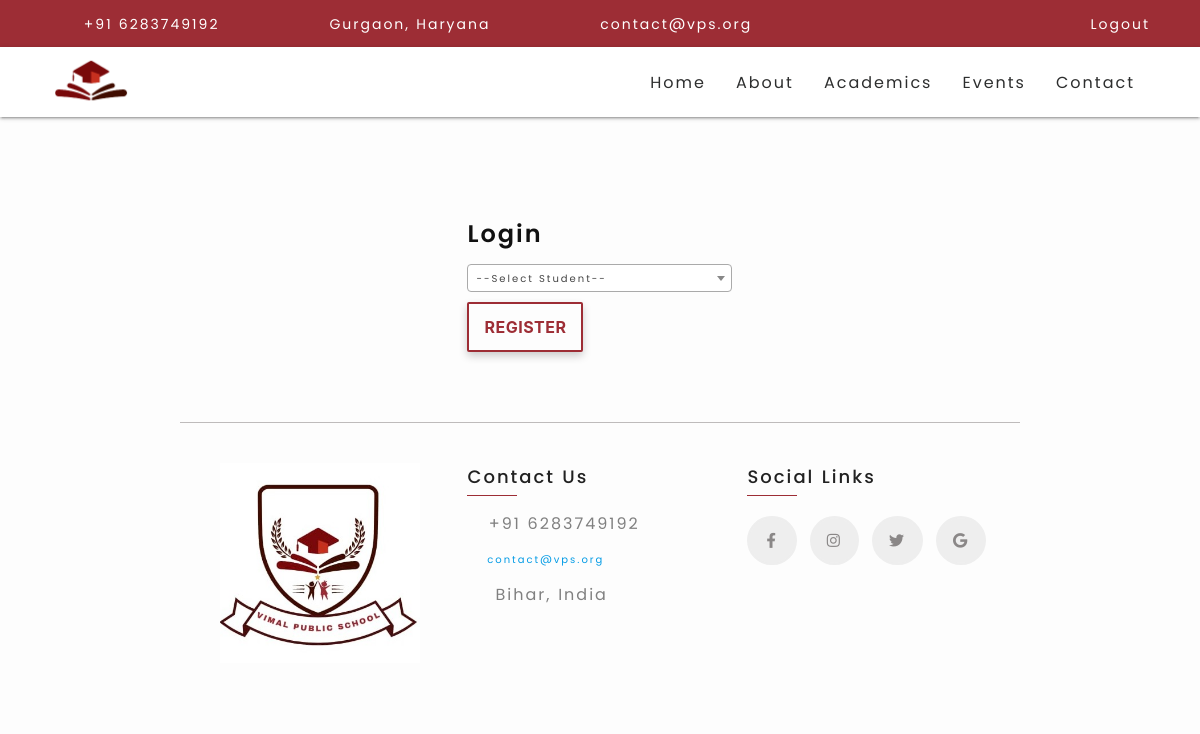
/register/ (signed in), run on an earlier commit of the app's database.
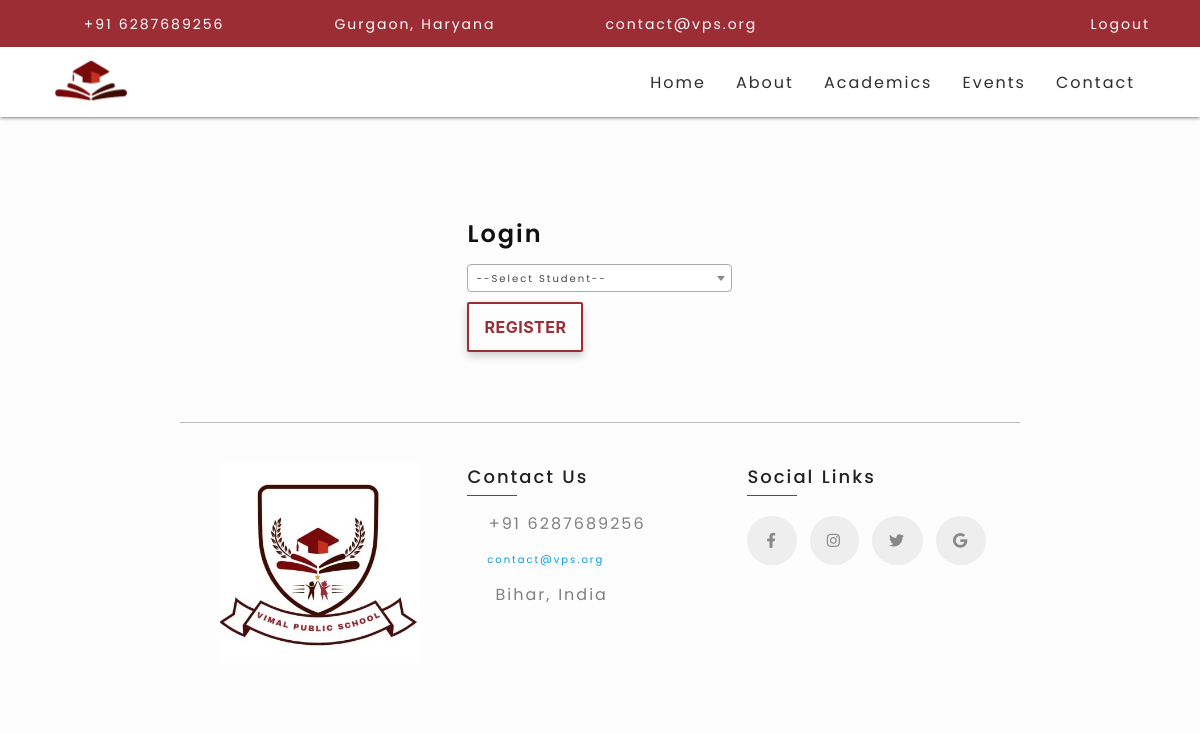
And on a later commit of the database.
### aboutAndStaffs/models.py (models this page shows, shortened)
class About(models.Model):
    logo = models.ImageField(upload_to="images")
    description = models.TextField(max_length=500)
    facebook = models.URLField(null=True)
    instagram = models.URLField(null=True)
    twitter = models.URLField(null=True)
    email = models.EmailField(null=True)
    contact = models.IntegerField(default=0)
    school_address = models.CharField(max_length=20, null=True)
    about_video = models.FileField(upload_to="video")

### student/views.py (the view, shortened to what this page needs)
# urls.py: path('register/', student_views.register_students, name='register_students'),
def register_students(request):
    if request.user.is_authenticated:
        if request.user.is_staff:
            students = Student.objects.all().filter(user_created=0)
            return render(request, 'student/register_student.html', {'students':students})
        else:
            return HttpResponseRedirect('/login/')
    else:
        return HttpResponseRedirect('/admin/')

### vpsBase/context_processor.py (called while the page is built)
def render_footer(request):
    footer_content = About.objects.all()[0]
    isuser = request.user.is_authenticated
    return {
        'about_content': footer_content,
        'isuser': isuser
    }

### student/templates/student/register_student.html (shortened to what this page needs)
{% extends 'vpsBase/base.html' %}
{% load static %}
{% block style %}
{{ block.super }}
<link href="https://cdn.jsdelivr.net/npm/select2@4.1.0-rc.0/dist/css/select2.min.css" rel="stylesheet" />
{% endblock style %}
{% block content %}
<div class="container" style="margin-top:80px; margin-bottom:70px;">
    <div class="row justify-content-center">
        <div class="col s12 m4"></div>
        <div class="col s12 m4 d-flex flex-column">
             <h3>Login</h3>
             <form action="" method="post">
             <button type="submit" class="btn-block btn">Register</button>
             </form>
        </div>
        <div class="col s12 m4"></div>
    </div>
</div>
{% endblock content %}

### vpsBase/templates/vpsBase/navbar.html (shortened to what this page needs)
{% load static %}
<div class="navbar-top-panel ">
    <div class="navbar-top-panel-left">
      <ul>
        <li>
          <i class="fas fa-phone-alt"></i>
          <a href="tel:#">+91 {{ about_content.contact }}</a>
        </li>
        <li>
          <i class="fas fa-map-marker-alt"></i>
          <a href="#">Gurgaon, Haryana</a>
        </li>
        <li>
          <i class="fas fa-envelope-open"></i>
          <a href="mailto:#">{{ about_content.email }}</a>
        </li>
      </ul>
    </div>
    <div class="navbar-top-panel-right">
      {% if isuser %}
        <i class="fas fa-sign-in-alt"></i>
        <a href="{% url 'logout' %}">Logout</a>
      {% else %}
        <i class="fas fa-sign-in-alt"></i>
      <a href="{% url 'login' %}">Login</a>
      {% endif %}
    </div>
  </div>
  <nav>
    <div class="nav-wrapper">
      <a href="#" class="brand-logo"> <img src="{% static 'images/nav-brand-logo.png' %}" alt="vps_logo"></a>
      <ul class="right hide-on-med-and-down">
        <li><a href="{% url 'home' %}">Home</a></li>
        <li><a class="dropdown-trigger" href="#" data-target="about-dropdown">About</a></li>
        <li><a class="dropdown-trigger" href="#" data-target="academics-dropdown">Academics</a></li>
        <li><a href="{% url 'events' %}">Events</a></li>
        <li><a href="{% url 'contact' %}">Contact</a></li>
      </ul>
    </div>
  </nav>

### vpsBase/templates/vpsBase/footer.html (shortened to what this page needs)
{% load static %}
<div class="container">
  <div class="row justify-content-center my-20">
    <div class="col s12 l4 text-center">
     <img src="{% static 'images/vps-logo.jpeg' %}" alt="vps_logo" class="footer-logo">
    </div>
    <div class="col s12 l4 d-flex flex-column">
     <p class="footer-heading">Contact Us</p>
     <p style="color: grey">
        <i class="fas fa-phone" style="color: rgb(31, 30, 30)"></i
        >&nbsp;+91 {{ about_content.contact }}
      </p>
      <a href="mailto:contact@vps.com">
        <i class="fas fa-envelope" style="color: rgb(31, 30, 30)"></i
        >&nbsp;&nbsp;{{ about_content.email }}
      </a>
      <p style="color: grey;margin-bottom: 40px;">
        <i class="fas fa-map-marked" style="color: rgb(31, 30, 30)"></i
        >&nbsp;&nbsp;{{ about_content.school_address }}
      </p>
    </div>
    <div class="col s12 l4 d-flex flex-column">
        <p class="footer-heading">Social Links</p>
        <div class="flex flex-row mt-20">
      <a href="{{ about_content.facebook }}" class="social-links-1">
          <i class="fab fa-facebook-f"></i>
      </a>
      <a href="{{ about_content.instagram }}" class="social-links-2" style="margin-left: 8px;">
        <i class="fab fa-instagram"></i>
    </a>
    <a href="{{ about_content.twitter }}" class="social-links-3" style="margin-left: 8px;margin-right: 8px; ">
        <i class="fab fa-twitter "></i>
    </a>
    <a href="mailto:{{ about_content.email }}" class="social-links-4">
        <i class="fab fa-google "></i>
    </a>
</div>
    </div>
  </div>
</div>

What changed in the data, as far as the page shows it:
changed About "Bihar, India": contact "6283749192" → "6287689256"
